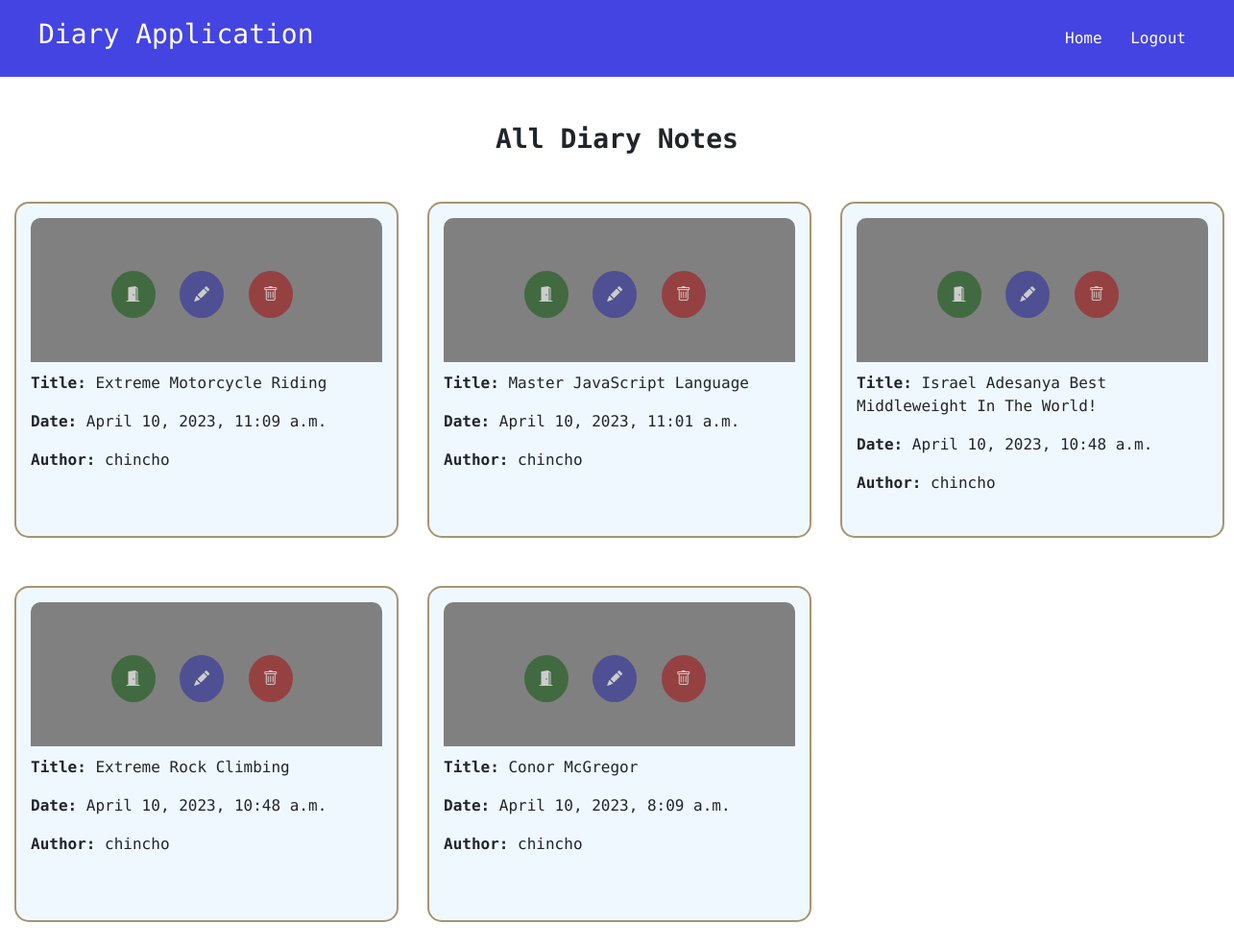
The app's page /all (signed in), older data.
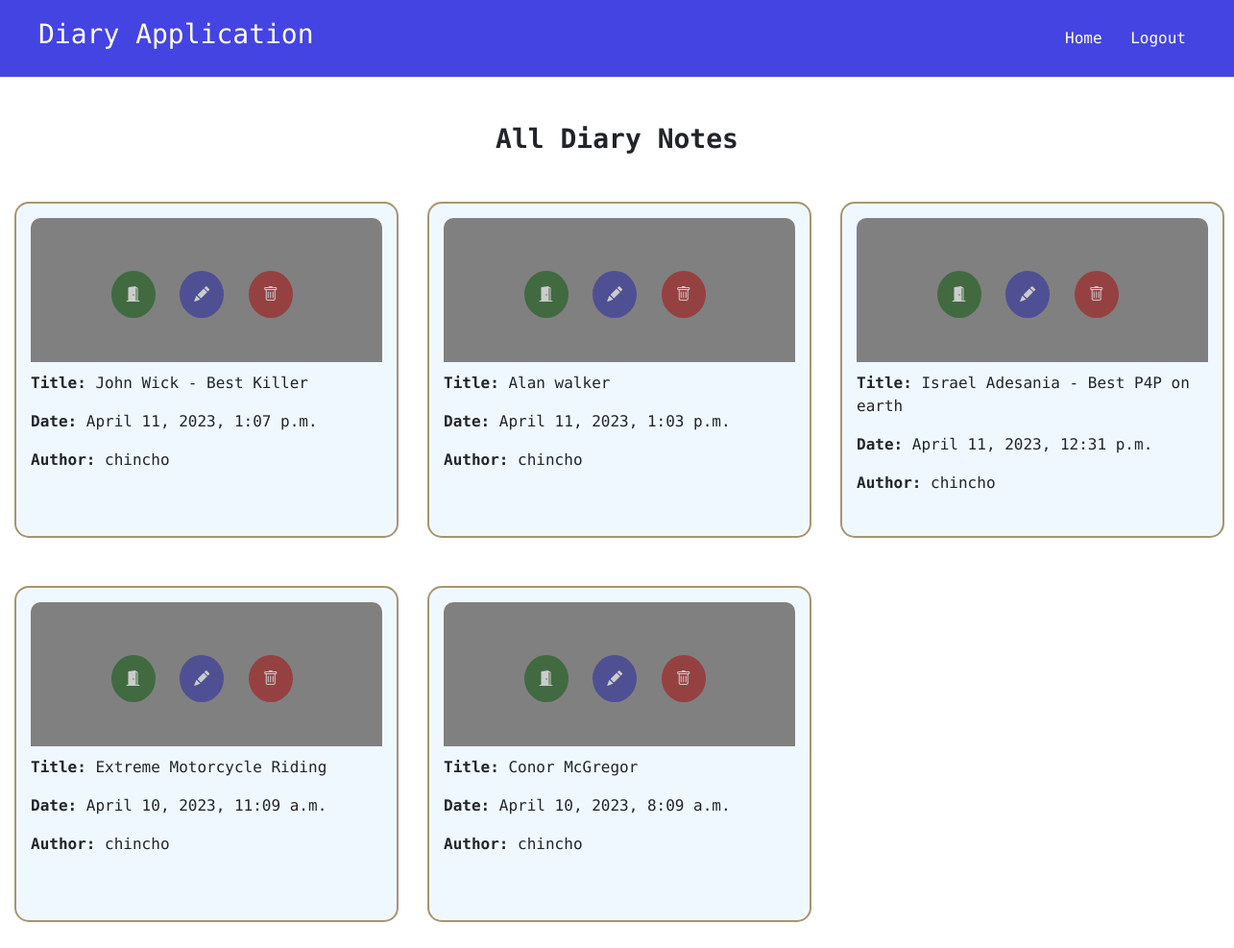
The same page, newer data.
### class_based_app/models.py (models this page shows, shortened)
class Diary(models.Model):
    title = models.CharField(max_length=200, unique=True)
    date_time = models.DateTimeField(auto_now=True)
    content = RichTextField(blank=True, null=True)
    image_url = models.CharField(max_length=500, blank=True, null=True)
    user = models.ForeignKey(User, on_delete=models.CASCADE)
    class Meta:
        verbose_name = "Diary"

### class_based_app/views.py (the view)
# urls.py: path("all", views.NoteListView.as_view(), name="all")
class NoteListView(ListView):
    model = Diary
    template_name = "diary_app/all.html"
    context_object_name = "notes"
    def get_queryset(self):
        result = super(NoteListView, self).get_queryset()
        current_user = self.request.user
        result = Diary.objects.filter(user=current_user).all().order_by("-date_time")
        return result

### class_based_app/templates/diary_app/all.html (shortened to what this page needs)
{% extends "base.html" %}
{% load static %}
{% block css_styles %}
    <link rel="stylesheet" href="{% static 'diary_app/css/all.css' %}">
{% endblock css_styles %}
{% block content %}
    <h3 class="text-center fw-bold mt-5 mb-5">All Diary Notes</h3>
    <div class="mt-4 mb-5 outer-div">
        {% for note in notes %}
            <div class="diary-div">
                <p><strong>Title:</strong> {{ note.title }}</p>
                <p><strong>Date:</strong> {{ note.date_time }}</p>
                <p><strong>Author:</strong> {{ note.user.username }}</p>
                <h6 class="hold-link">
                    <a class="check-link" href="{% url 'detail' pk=note.id %}"><i class="bi bi-door-open-fill"></i></a>
                    <a class="update-link" href="{% url 'update' pk=note.id %}"><i class="bi bi-pencil-fill"></i></a>
                    <a class="delete-link" href="{% url 'delete' pk=note.id %}"><i class="bi bi-trash"></i></a>
                </h6>
            </div>
        {% endfor %}
    </div>
{% endblock content %}

### templates/base.html (shortened to what this page needs)
{% load static %}
<!DOCTYPE html>
<html lang="en">
  <head>
    <link href="https://cdn.jsdelivr.net/npm/bootstrap@5.3.0-alpha3/dist/css/bootstrap.min.css" rel="stylesheet">
    <link rel="stylesheet" href="https://cdn.jsdelivr.net/npm/bootstrap-icons@1.10.4/font/bootstrap-icons.css">
    <link rel="stylesheet" href="{% static 'css/base.css' %}">
    {% block css_styles %} {% endblock %}
  </head>
  <body>
    <div class="d-flex justify-content-between align-items-center navigation-div">
      <h3>Diary Application</h3>
      <div>
        {% if user.is_authenticated %}
          <a href="{% url 'home' %}">Home</a>
          <a href="{% url 'logout' %}">Logout</a>
        {% else %}
          <a href="{% url 'login' %}">Login</a>
          <a href="{% url 'register' %}">Registration</a>
        {% endif %}
      </div>
    </div>
    {% block content %} {% endblock %}
  </body>
</html>

### static/css/base.css (style rules this page uses)
body { font-family: 'Roboto Mono', monospace; }
.navigation-div { box-sizing: border-box; padding: 0 40px; margin: 0; width: 100%; height: 80px; background-color: rgba(10, 10, 219, 0.76); color: white; }
.navigation-div a { color: white; text-decoration: none; margin: 0 10px; }

### class_based_app/static/diary_app/css/all.css (style rules this page uses)
.outer-div { display: grid; grid-template-columns: auto auto auto; text-align: center; }
.diary-div { display: inline-block; box-sizing: border-box; padding: 15px; margin: 0 15px 50px; width: 400px; height: 350px; background-color: aliceblue; border-radius: 15px; border: 2px solid rgba(121, 88, 26, 0.616); text-align: left; position: relative; }
.hold-link { width: 90%; text-align: center; position: absolute; top: 70px; opacity: 0.6; }
.update-link, .delete-link, .check-link { color: white; border-radius: 50%; display: inline-block; padding: 15px; text-align: center; text-decoration: none; margin: 0 8px; }
.update-link { background-color: rgb(47, 47, 160); }
.delete-link { background-color: rgb(163, 24, 24); }
.check-link { background-color: rgb(24, 92, 24); }

Row changes from the older to the newer data that the page shows:
removed Diary: title "Master JavaScript Language", date_time "April 10, 2023, 11:01 a.m.", user.username "chincho"
removed Diary: title "Extreme Rock Climbing", date_time "April 10, 2023, 10:48 a.m.", user.username "chincho"
added Diary: title "John Wick - Best Killer", date_time "April 11, 2023, 1:07 p.m.", user.username "chincho"
added Diary: title "Alan walker", date_time "April 11, 2023, 1:03 p.m.", user.username "chincho"
changed Diary: title "Israel Adesanya Best Middleweight In The World!" → "Israel Adesania - Best P4P on earth"; date_time "April 10, 2023, 10:48 a.m." → "April 11, 2023, 12:31 p.m."; moves up the list
